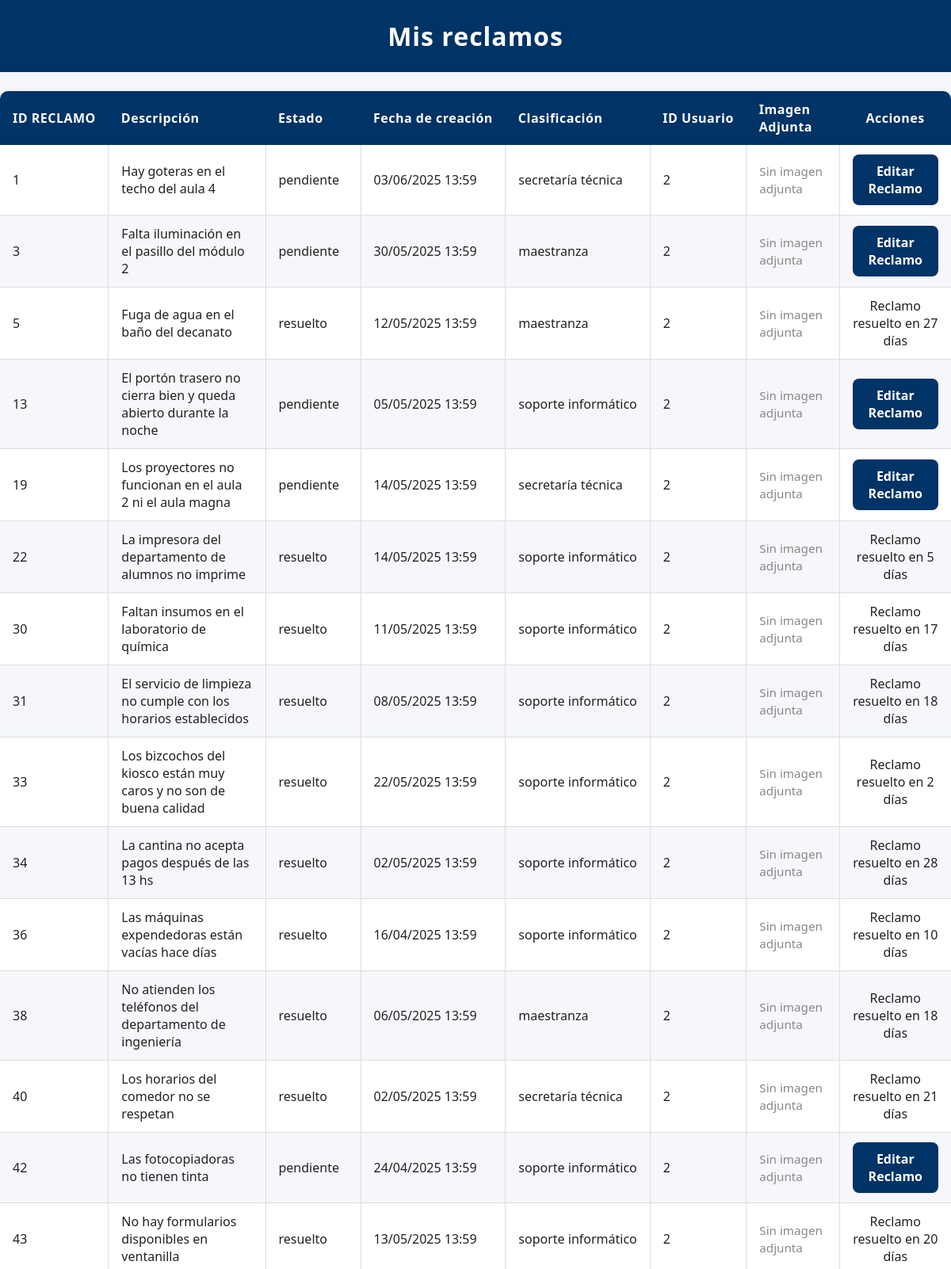
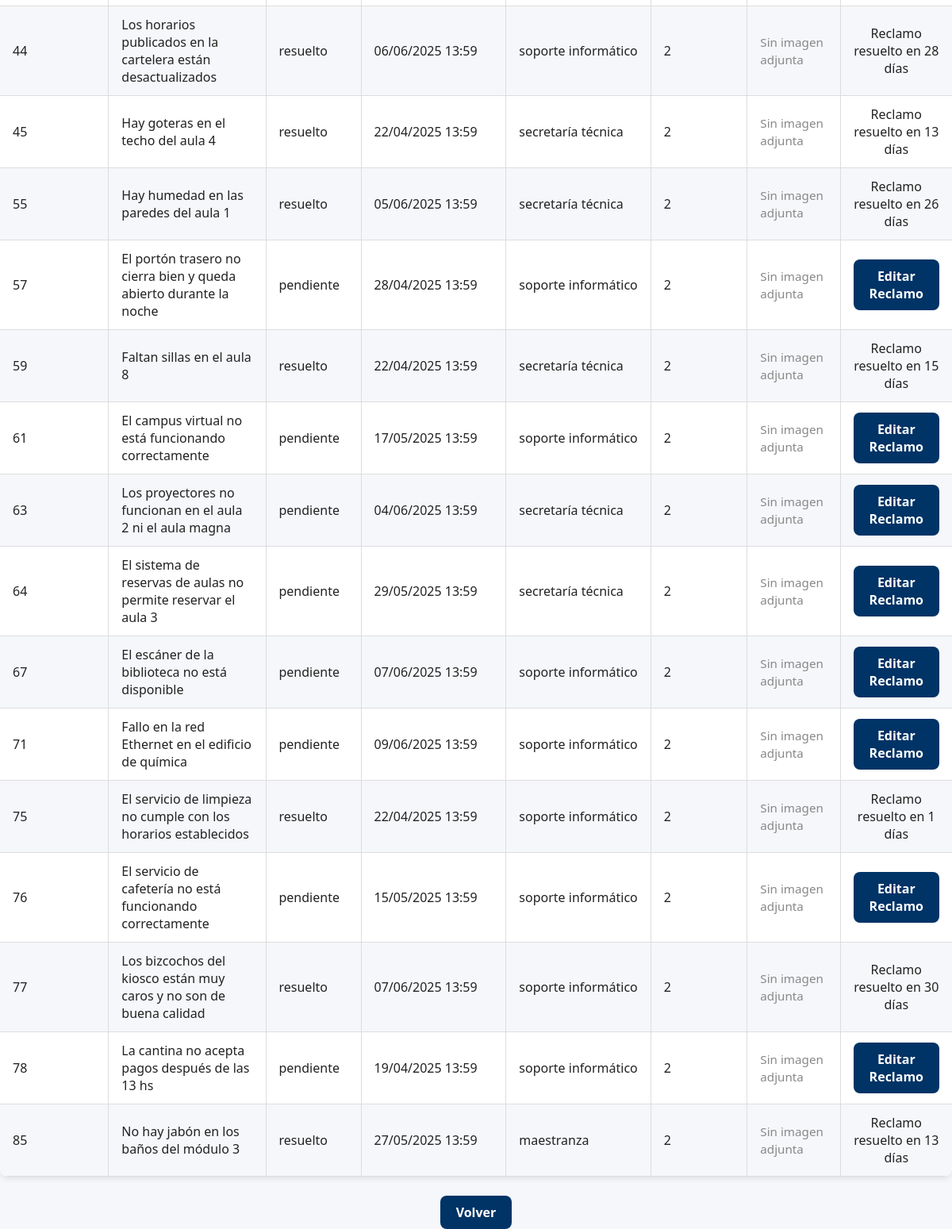
/mis_reclamos (signed in), run on the app's committed database (2 pictures, top to bottom).
### modules/modelos.py (models this page shows)
class Base(DeclarativeBase):
    pass

class ModeloReclamo(Base):
    __tablename__ = 'reclamos'
    id = Column(Integer, primary_key=True)
    estado = Column(String, default="pendiente")
    fecha_hora = Column(DateTime, default=datetime.utcnow)
    contenido = Column(String)
    usuario_id = Column(Integer, ForeignKey('usuarios.id'))
    clasificacion = Column(String)
    tiempo_estimado = Column(Integer, default=0)
    resuelto_en = Column(Integer, default=0)
    usuarios = relationship(
        "ModeloUsuario",
        secondary="reclamos_usuarios",
        back_populates="reclamos"
    )

### server.py (the view)
@app.route('/mis_reclamos')
@login_required
def mis_reclamos():
    if current_user.rol == '1':
        reclamos = repo_reclamos.obtener_todos_los_reclamos_base()
    else:
        reclamos = repo_reclamos.obtener_todos_los_registros(current_user.id)
    return render_template('mis_reclamos.html', usuario=current_user, reclamos=reclamos, os=os)

### modules/login.py (called while the page is built)
    @property
    def is_authenticated(self):
        return True

### modules/repositorio.py (called while the page is built)
    def obtener_registro_por_filtro(self, campo, valor, campo2=None, valor2=None):
        query = self.__session.query(ModeloUsuario).filter(getattr(ModeloUsuario, campo) == valor)
        if campo2 and valor2:
            query = query.filter(getattr(ModeloUsuario, campo2) == valor2)
        modelo = query.first()
        if modelo:
            return self.__map_modelo_a_entidad(modelo)
        return None

    def __map_modelo_a_entidad(self, modelo: ModeloUsuario):
        return Usuario(
            nombre=modelo.nombre,
            apellido=modelo.apellido,
            email=modelo.email,
            nombre_de_usuario=modelo.nombre_de_usuario,
            contraseña=modelo.contraseña,
            rol=modelo.rol,
            claustro=modelo.claustro,
            id=modelo.id
        )

    def obtener_todos_los_registros(self, usuario_id):
        return self.__session.query(ModeloReclamo).filter_by(usuario_id=usuario_id).all()

### modules/usuarios.py (called while the page is built)
    @property
    def nombre(self):
        return self.__nombre

    @nombre.setter
    def nombre(self, nuevo_nombre: str):
        if not isinstance(nuevo_nombre, str):
            raise ValueError("El nombre debe ser una cadena de texto")
        self.__nombre = nuevo_nombre

    @property
    def apellido(self):
        return self.__apellido

    @apellido.setter
    def apellido(self, nuevo_apellido: str):
        if not isinstance(nuevo_apellido, str):
            raise ValueError("El apellido debe ser una cadena de texto")
        self.__apellido = nuevo_apellido

    @property
    def email(self):
        return self.__email

    @email.setter
    def email(self, nuevo_email: str):
        if not isinstance(nuevo_email, str):
            raise ValueError("El email debe ser una cadena de texto")
        self.__email = nuevo_email

    @property
    def nombre_de_usuario(self):
        return self.__nombre_de_usuario

    @nombre_de_usuario.setter
    def nombre_de_usuario(self, nuevo_nombre_de_usuario: str):
        if not isinstance(nuevo_nombre_de_usuario, str):
            raise ValueError("El nombre de usuario debe ser una cadena de texto")
        self.__nombre_de_usuario = nuevo_nombre_de_usuario

    @property
    def contraseña(self):
        return self.__contraseña

    @contraseña.setter
    def contraseña(self, value):
        self.__contraseña = value

    @property
    def rol(self):
        return self.__rol

    @property
    def id(self):
        return self.__id

### templates/mis_reclamos.html (shortened to what this page needs)
<!DOCTYPE html>
<html lang="es">
<head>
    <link rel="stylesheet" href="{{ url_for('static', filename='style.css') }}">
</head>
<body>
    <h1>Mis reclamos</h1>
    <table>
        <thead>
            <tr>
                <th class="col-id">ID RECLAMO</th>
                <th class="col-descripcion">Descripción</th>
                <th class="col-estado">Estado</th>
                <th class="col-fecha">Fecha de creación</th>
                <th class="col-clasificacion">Clasificación</th>
                <th class="col-usuario">ID Usuario</th>
                <th class = "col-imagen">Imagen Adjunta</th>
                <th class="col-acciones">Acciones</th>
            </tr>
        </thead>
        <tbody>
            {% for reclamo in reclamos %}
                <tr>
                    <td class="col-id">{{ reclamo.id }}</td>
                    <td class="col-descripcion">{{ reclamo.contenido }}</td>
                    <td class="col-estado">{{reclamo.estado}}</td>
                    <td class="col-fecha">{{ reclamo.fecha_hora.strftime('%d/%m/%Y %H:%M')}}</td>
                    <td class="col-clasificacion">{{ reclamo.clasificacion }}</td>
                    <td class="col-usuario">{{ reclamo.usuario_id }}</td>
                    <td class = "col-imagen">
                    {% set imagen_path = 'static/Imagenes Reclamos/{}.png'.format(reclamo.id) %}
                    {% if os.path.exists(imagen_path) %}
                        <details>
                            <summary>Ver imagen adjunta</summary>
                            <img src = "{{ url_for('static',filename='Imagenes Reclamos/{}.png'.format(reclamo.id) )}}"
                                 alt="Imagen adjunta del reclamo {{ reclamo.id }}"
                                 style = "max-width: 100px; max-height:100px;"
                                 onerror="this.style.display='none';">
                        </details>
                    {% else %}
                        <span style="color: #888; font-size: 0.95em;">Sin imagen adjunta</span>
                    {% endif %}
                    </td>
                    <td class="col-acciones">
                        {%if current_user.rol == '1'%}
                            <a href="{{ url_for('editar_reclamo', reclamo_id=reclamo.id) }}" class="enlace-boton">Derivar Reclamo</a>
                        {%else%}
                            {% if reclamo.estado != "resuelto" %}
                                <a href="{{ url_for('editar_reclamo', reclamo_id=reclamo.id) }}" class="enlace-boton">Editar Reclamo</a>
                            {% else %}
                                Reclamo resuelto en {{ reclamo.resuelto_en }} días
                            {% endif %}
                        {%endif%}
                    </td>
                </tr>
            {% endfor %}
        </tbody>
    </table>
    <div style="text-align:center; margin-top: 20px;">
        <a href="{{ url_for('inicio') }}" class="enlace-boton">Volver</a>
    </div>
</body>
</html>

### static/style.css (style rules this page uses)
html, body { font-family: 'Segoe UI', Arial, sans-serif; background-color: #f5f7fa; color: #222; margin: 0; padding: 0; height: 100%; }
h1 { background-color: #003366; color: #fff; margin: 0; padding: 24px 0; text-align: center; letter-spacing: 1px; }
table { width: 100%; border-collapse: collapse; margin: 24px 0; font-family: 'Segoe UI', Arial, sans-serif; font-size: 1em; color: #222; box-shadow: 0 2px 8px rgba(0,0,0,0.1); border-radius: 10px; overflow: hidden; background: #fff; }
thead { background-color: #003366; color: #fff; text-align: left; }
thead th { padding: 12px 16px; font-weight: bold; letter-spacing: 0.5px; }
tbody tr { border-bottom: 1px solid #ddd; }
tbody tr:nth-child(even) { background-color: #f5f7fa; }
tbody td { padding: 12px 16px; vertical-align: middle; border-left: 1px solid #ddd; }
tbody td:first-child { border-left: none; }
a { position: relative; color: #003366; font-weight: 600; text-decoration: none; cursor: pointer; transition: color 0.3s ease; }
a::after { content: ''; position: absolute; width: 0; height: 2px; left: 0; bottom: -3px; background-color: #00509e; transition: width 0.3s ease; border-radius: 2px; }
a.enlace-boton { display: inline-block; padding: 10px 20px; background-color: #003366; color: #fff; border-radius: 8px; text-decoration: none; font-weight: bold; }
.col-id, .col-usuario { width: 6%; white-space: nowrap; }
.col-estado { width: 10%; white-space: nowrap; }
.col-fecha { width: 15%; white-space: nowrap; }
.col-departamento, .col-clasificacion { width: 12%; white-space: nowrap; }
.col-descripcion { width: auto; max-width: 300px; word-wrap: break-word; }
.col-acciones { width: 8%; text-align: center; }

### data on the page
ModeloReclamo: id "1", contenido "Hay goteras en el techo del aula 4", estado "pendiente", fecha_hora "03/06/2025 13:59", clasificacion "secretaría técnica", usuario_id "2"
ModeloReclamo: id "3", contenido "Falta iluminación en el pasillo del módulo 2", estado "pendiente", fecha_hora "30/05/2025 13:59", clasificacion "maestranza", usuario_id "2"
ModeloReclamo: id "5", contenido "Fuga de agua en el baño del decanato", estado "resuelto", fecha_hora "12/05/2025 13:59", clasificacion "maestranza", usuario_id "2", resuelto_en "27"
ModeloReclamo: id "13", contenido "El portón trasero no cierra bien y queda abierto durante la noche", estado "pendiente", fecha_hora "05/05/2025 13:59", clasificacion "soporte informático", usuario_id "2"
ModeloReclamo: id "19", contenido "Los proyectores no funcionan en el aula 2 ni el aula magna", estado "pendiente", fecha_hora "14/05/2025 13:59", clasificacion "secretaría técnica", usuario_id "2"
ModeloReclamo: id "22", contenido "La impresora del departamento de alumnos no imprime", estado "resuelto", fecha_hora "14/05/2025 13:59", clasificacion "soporte informático", usuario_id "2", resuelto_en "5"
ModeloReclamo: id "30", contenido "Faltan insumos en el laboratorio de química", estado "resuelto", fecha_hora "11/05/2025 13:59", clasificacion "soporte informático", usuario_id "2", resuelto_en "17"
ModeloReclamo: id "31", contenido "El servicio de limpieza no cumple con los horarios establecidos", estado "resuelto", fecha_hora "08/05/2025 13:59", clasificacion "soporte informático", usuario_id "2", resuelto_en "18"
ModeloReclamo: id "33", contenido "Los bizcochos del kiosco están muy caros y no son de buena calidad", estado "resuelto", fecha_hora "22/05/2025 13:59", clasificacion "soporte informático", usuario_id "2", resuelto_en "2"
ModeloReclamo: id "34", contenido "La cantina no acepta pagos después de las 13 hs", estado "resuelto", fecha_hora "02/05/2025 13:59", clasificacion "soporte informático", usuario_id "2", resuelto_en "28"
ModeloReclamo: id "36", contenido "Las máquinas expendedoras están vacías hace días", estado "resuelto", fecha_hora "16/04/2025 13:59", clasificacion "soporte informático", usuario_id "2", resuelto_en "10"
ModeloReclamo: id "38", contenido "No atienden los teléfonos del departamento de ingeniería", estado "resuelto", fecha_hora "06/05/2025 13:59", clasificacion "maestranza", usuario_id "2", resuelto_en "18"
ModeloReclamo: id "40", contenido "Los horarios del comedor no se respetan", estado "resuelto", fecha_hora "02/05/2025 13:59", clasificacion "secretaría técnica", usuario_id "2", resuelto_en "21"
ModeloReclamo: id "42", contenido "Las fotocopiadoras no tienen tinta", estado "pendiente", fecha_hora "24/04/2025 13:59", clasificacion "soporte informático", usuario_id "2"
ModeloReclamo: id "43", contenido "No hay formularios disponibles en ventanilla", estado "resuelto", fecha_hora "13/05/2025 13:59", clasificacion "soporte informático", usuario_id "2", resuelto_en "20"
ModeloReclamo: id "44", contenido "Los horarios publicados en la cartelera están desactualizados", estado "resuelto", fecha_hora "06/06/2025 13:59", clasificacion "soporte informático", usuario_id "2", resuelto_en "28"
ModeloReclamo: id "45", contenido "Hay goteras en el techo del aula 4", estado "resuelto", fecha_hora "22/04/2025 13:59", clasificacion "secretaría técnica", usuario_id "2", resuelto_en "13"
ModeloReclamo: id "55", contenido "Hay humedad en las paredes del aula 1", estado "resuelto", fecha_hora "05/06/2025 13:59", clasificacion "secretaría técnica", usuario_id "2", resuelto_en "26"
ModeloReclamo: id "57", contenido "El portón trasero no cierra bien y queda abierto durante la noche", estado "pendiente", fecha_hora "28/04/2025 13:59", clasificacion "soporte informático", usuario_id "2"
ModeloReclamo: id "59", contenido "Faltan sillas en el aula 8", estado "resuelto", fecha_hora "22/04/2025 13:59", clasificacion "secretaría técnica", usuario_id "2", resuelto_en "15"
ModeloReclamo: id "61", contenido "El campus virtual no está funcionando correctamente", estado "pendiente", fecha_hora "17/05/2025 13:59", clasificacion "soporte informático", usuario_id "2"
ModeloReclamo: id "63", contenido "Los proyectores no funcionan en el aula 2 ni el aula magna", estado "pendiente", fecha_hora "04/06/2025 13:59", clasificacion "secretaría técnica", usuario_id "2"
ModeloReclamo: id "64", contenido "El sistema de reservas de aulas no permite reservar el aula 3", estado "pendiente", fecha_hora "29/05/2025 13:59", clasificacion "secretaría técnica", usuario_id "2"
ModeloReclamo: id "67", contenido "El escáner de la biblioteca no está disponible", estado "pendiente", fecha_hora "07/06/2025 13:59", clasificacion "soporte informático", usuario_id "2"
ModeloReclamo: id "71", contenido "Fallo en la red Ethernet en el edificio de química", estado "pendiente", fecha_hora "09/06/2025 13:59", clasificacion "soporte informático", usuario_id "2"
ModeloReclamo: id "75", contenido "El servicio de limpieza no cumple con los horarios establecidos", estado "resuelto", fecha_hora "22/04/2025 13:59", clasificacion "soporte informático", usuario_id "2", resuelto_en "1"
ModeloReclamo: id "76", contenido "El servicio de cafetería no está funcionando correctamente", estado "pendiente", fecha_hora "15/05/2025 13:59", clasificacion "soporte informático", usuario_id "2"
ModeloReclamo: id "77", contenido "Los bizcochos del kiosco están muy caros y no son de buena calidad", estado "resuelto", fecha_hora "07/06/2025 13:59", clasificacion "soporte informático", usuario_id "2", resuelto_en "30"
ModeloReclamo: id "78", contenido "La cantina no acepta pagos después de las 13 hs", estado "pendiente", fecha_hora "19/04/2025 13:59", clasificacion "soporte informático", usuario_id "2"
ModeloReclamo: id "85", contenido "No hay jabón en los baños del módulo 3", estado "resuelto", fecha_hora "27/05/2025 13:59", clasificacion "maestranza", usuario_id "2", resuelto_en "13"
